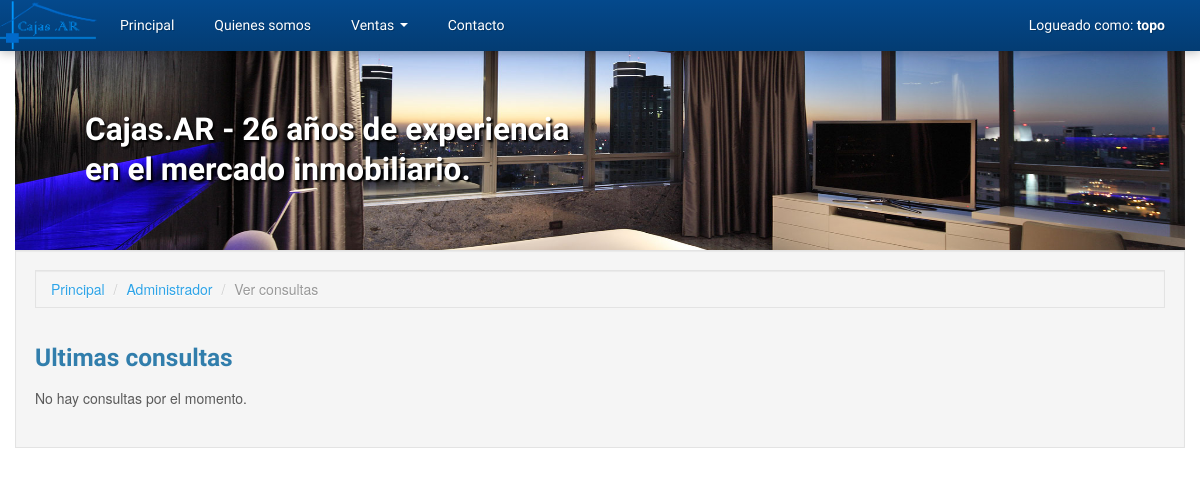
/index.php?page=admin-view-contacts (signed in), run on an earlier commit of the app's database.
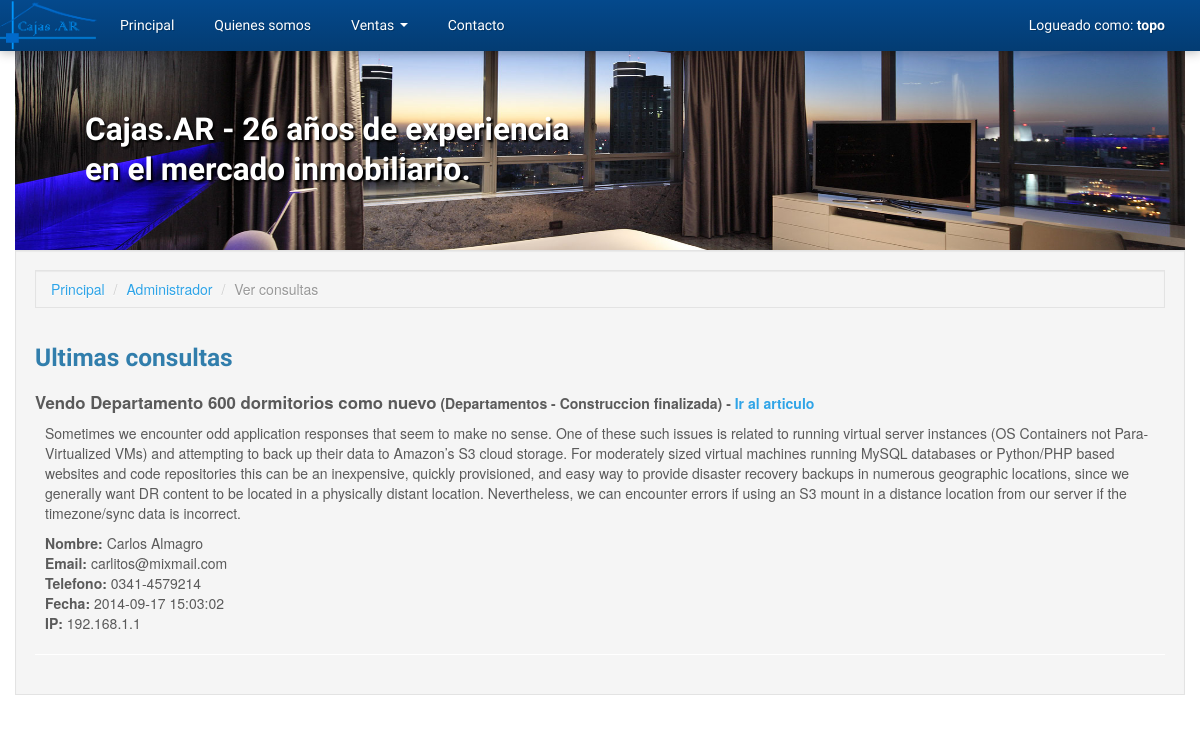
And on a later commit of the database.
### tables this page shows
CREATE TABLE IF NOT EXISTS `consultas` (
  `id_consulta` int(8) NOT NULL AUTO_INCREMENT,
  `id_article` int(8) NOT NULL,
  `name` varchar(64) DEFAULT NULL,
  `email` varchar(64) NOT NULL,
  `phone` varchar(32) DEFAULT NULL,
  `message` text,
  `fecha` datetime DEFAULT NULL,
  `ip` varchar(15) DEFAULT NULL,
  PRIMARY KEY (`id_consulta`),
  KEY `id_article` (`id_article`)
);

CREATE TABLE IF NOT EXISTS `articles` (
  `id_article` int(8) NOT NULL AUTO_INCREMENT,
  `id_article_category` int(2) NOT NULL,
  `id_article_type` int(2) NOT NULL,
  `id_author` int(2) NOT NULL,
  `title` varchar(128) NOT NULL,
  `description` text,
  `location` varchar(128) DEFAULT NULL,
  `address` varchar(64) DEFAULT NULL,
  `price` float DEFAULT NULL,
  PRIMARY KEY (`id_article`),
  KEY `id_article_category` (`id_article_category`),
  KEY `id_article_type` (`id_article_type`),
  KEY `id_author` (`id_author`)
);

CREATE TABLE IF NOT EXISTS `article_categories` (
  `id_article_category` int(8) NOT NULL AUTO_INCREMENT,
  `name` varchar(32) NOT NULL,
  PRIMARY KEY (`id_article_category`)
);

CREATE TABLE IF NOT EXISTS `article_types` (
  `id_article_type` int(8) NOT NULL AUTO_INCREMENT,
  `name` varchar(64) NOT NULL,
  PRIMARY KEY (`id_article_type`)
);

### includes/mysqldb.php (called while the page is built, shortened)
<?php
class MySQLConnection
{
    private $_dbLink, $_queryResponse;
    public function connect($user, $pass, $host, $database)
    {
        $this->_dbLink = mysqli_connect($host, $user, $pass);
        mysqli_select_db($this->_dbLink, $database);
    }
    public function query($query)
    {
        $this->_queryResponse = mysqli_query($this->_dbLink, $query) or die(mysqli_error($this->_dbLink));
        return $this;
    }
    public function getResults()
    {
        $this->lastResult = array();
        if ($this->_queryResponse && !is_bool($this->_queryResponse)) {
            while ($response = mysqli_fetch_object($this->_queryResponse)) {
                $this->lastResult[] = $response;
            }
        }
        return $this->lastResult;
    }
}

### includes/autoload.php (called while the page is built, shortened)
<?php
require_once dirname(__FILE__) . '/application.php';
require_once dirname(__FILE__) . '/mysqldb.php';
$app = new Application(
    new MySQLConnection(MYSQL_USER, MYSQL_PASS, MYSQL_HOST, MYSQL_DATABASE),
    new InputData()
);

### includes/application.php (called while the page is built, shortened)
<?php
class Application
{
    protected $db;
    public function __construct(MySQLConnection $db, InputData $io)
    {
        $this->db = $db;
    }
    public function getQuestions($limit = 50)
    {
        $limit = (int) $limit;
        $queryString = ""
            . "SELECT consultas.*, "
                . "articles.title AS article_title, "
                . "article_types.name AS article_type, "
                . "article_categories.name AS article_category "
            . "FROM consultas "
                . "INNER JOIN articles ON consultas.id_article = articles.id_article "
                . "INNER JOIN article_categories ON articles.id_article_category = article_categories.id_article_category "
                . "INNER JOIN article_types ON articles.id_article_type = article_types.id_article_type "
            . "LIMIT {$limit}";
        return $this->db->query($queryString)->getResults();
    }
}

### includes/templates/content_admin_view_contacts.php (the view, shortened to what this page needs)
<?php
$questions = $app->getQuestions();
?>
<div class="container">
    <div class="well">
        <ul class="breadcrumb well">
            <li><a href="index.php?page=home">Principal</a> <span class="divider">/</span></li>
            <li><a href="index.php?page=admin">Administrador</a> <span class="divider">/</span></li>
            <li class="active">Ver consultas</li>
        </ul>
        <div class="row-fluid">
            <div class="span12">
                <h3>Ultimas consultas</h3>
                <?php if (! $questions) { ?>
                    <p>No hay consultas por el momento.</p>
                <?php } ?>
                <dl class="">
                    <?php foreach($app->getQuestions() as $question) { ?>
                        <dt class="mb10">
                            <big><?php echo $question->article_title; ?></big>
                            (<?php echo $question->article_category; ?> - <?php echo $question->article_type; ?>) -
                            <a href="index.php?page=item&id=<?php echo $question->id_article; ?>">Ir al articulo</a>
                        </dt>
                        <dd>
                            <p><?php echo $question->message; ?></p>
                            <ul class="unstyled">
                                <li><b>Nombre:</b> <?php echo $question->name; ?></li>
                                <li><b>Email:</b> <?php echo $question->email; ?></li>
                                <li><b>Telefono:</b> <?php echo $question->phone; ?></li>
                                <li><b>Fecha:</b> <?php echo $question->fecha; ?></li>
                                <li><b>IP:</b> <?php echo $question->ip; ?></li>
                            </ul>
                        </dd>
                        <hr />
                    <?php } ?>
            </div>
        </div>
    </div>
</div>

What changed in the data, as far as the page shows it:
now on this page (row edited): consultas: id_article.title "Vendo Departamento 600 dormitorios como nuevo", article_categories.name "Departamentos", article_types.name "Construccion finalizada", message "Sometimes we encounter odd application responses that seem to make no sense. One of these such issues is related to running virtual server instances (OS Containers not Para-Virtualized VMs) and attempting to back up their data to Amazon’s S3 cloud storage. For moderately sized virtual machines running MySQL databases or Python/PHP based websites and code repositories this can be an inexpensive, quickly provisioned, and easy way to provide disaster recovery backups in numerous geographic locations, since we generally want DR content to be located in a physically distant location. Nevertheless, we can encounter errors if using an S3 mount in a distance location from our server if the…", name "Carlos Almagro", email "carlitos@mixmail.com", phone "0341-4579214", fecha "2014-09-17 15:03:02", ip "192.168.1.1"
Also different on the page:
text no longer shown: "No hay consultas por el momento."
